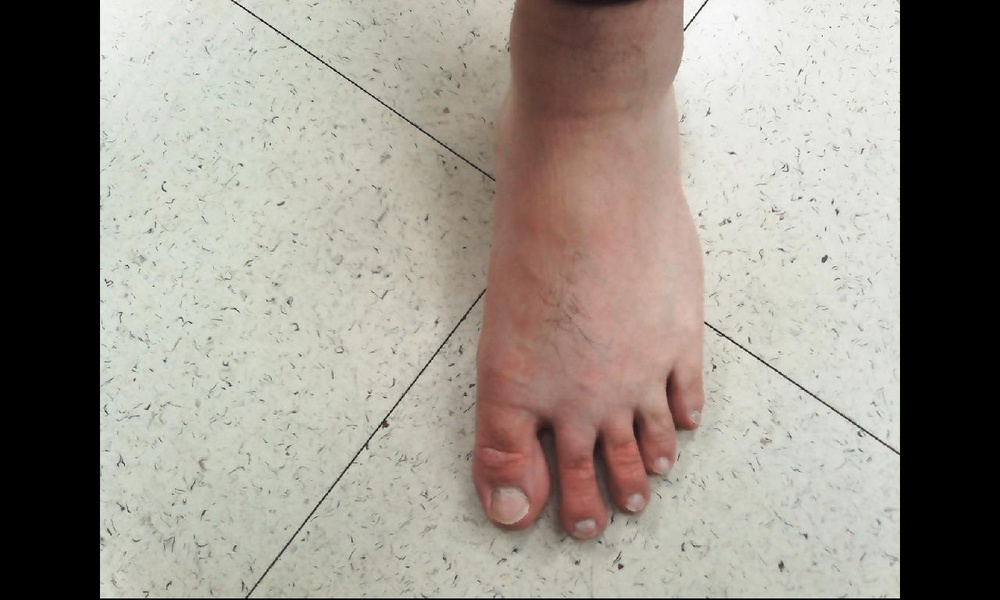
#> input picture foot_detection/image.jpg, 1000 x 600 px, shrunk from 1280 x 768 before the run, given in place of the camera
$ python good_features_to_track.py
#> lines starting #> are read from the running program, lines starting #| are printed output that depends on the picture; after the words box and inside, x2 and y2 are one past the last pixel; in counts of white or black regions, pixels touching at a corner belong together
import cv2
import numpy as np

if __name__ == '__main__':

    cap = cv2.VideoCapture(1,cv2.CAP_DSHOW)
    lower = np.array([0, 48, 80], dtype="uint8")
    upper = np.array([20, 255, 255], dtype="uint8")

    while True:
        _, frame = cap.read()
#> frame is the input picture: shape (600, 1000, 3); mean B, G, R 135.6, 144.6, 150.8
        # hsv 피부 영역 추출
        img_HSV = cv2.cvtColor(frame, cv2.COLOR_BGR2HSV)
#> img_HSV: shape (600, 1000, 3); mean H, S, V 22.9, 26.5, 152
        HSV_mask = cv2.inRange(img_HSV, (0, 5, 0), (17, 170, 255))
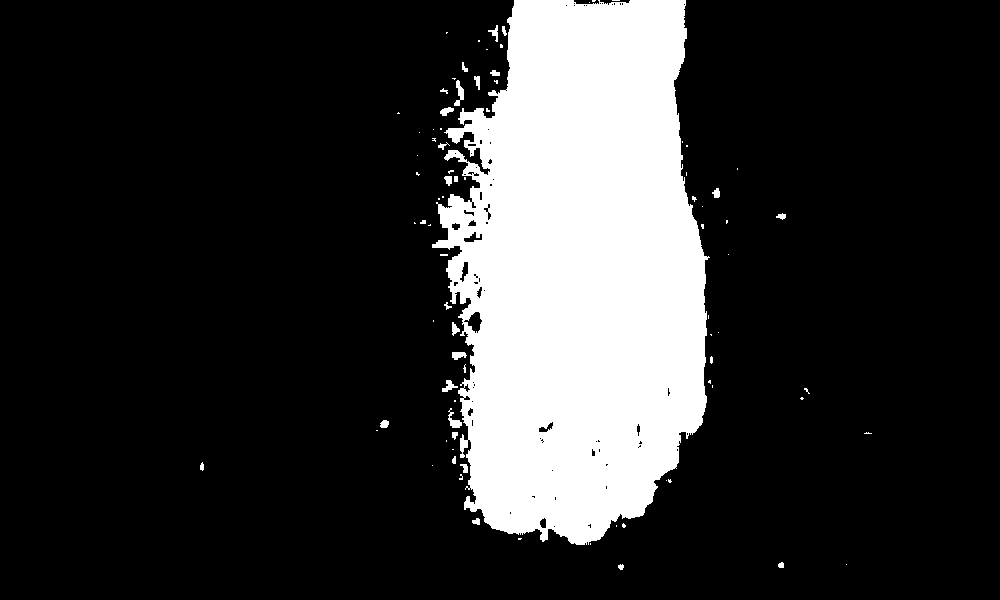
#> HSV_mask: shape (600, 1000); 19.2% white; 85 white regions (56 under 20 px), largest, box (x1, y1, x2, y2) and area: (432, 0, 710, 545) 113525, (454, 80, 464, 106) 127, (448, 408, 462, 428) 117
        HSV_mask = cv2.morphologyEx(HSV_mask, cv2.MORPH_OPEN, np.ones((3, 3), np.uint8))
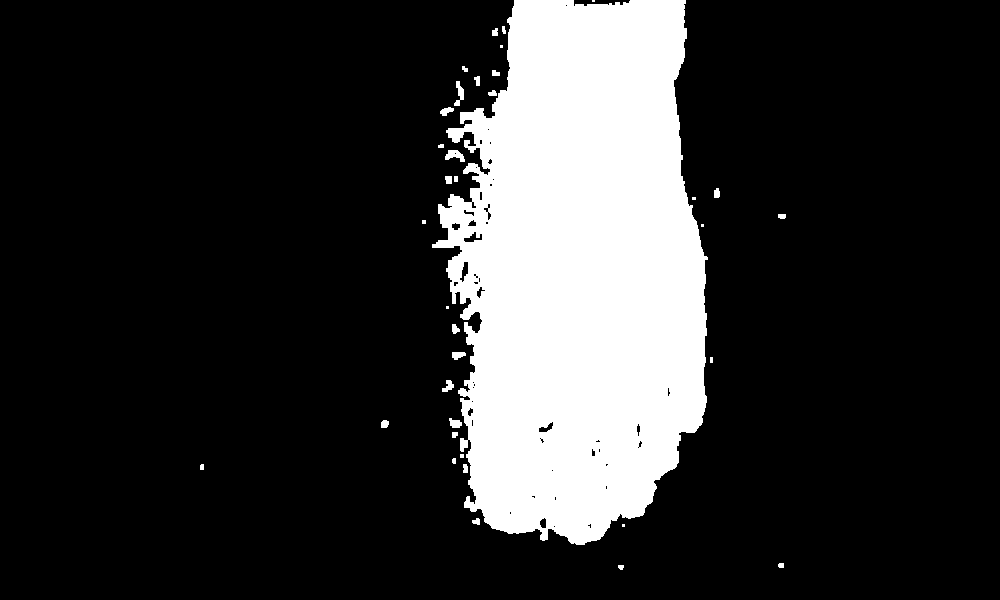
#> HSV_mask: shape (600, 1000); 19.1% white; 36 white regions (9 under 20 px), largest, box (x1, y1, x2, y2) and area: (432, 0, 708, 545) 112988, (445, 150, 465, 162) 142, (454, 81, 464, 106) 125

        # ycbcr 피부 영역 추출
        img_YCrCb = cv2.cvtColor(frame, cv2.COLOR_BGR2YCrCb)
#> img_YCrCb: shape (600, 1000, 3); mean of channels 0, 1, 2 145.4, 131.8, 122.4
        YCrCb_mask = cv2.inRange(img_YCrCb, (0, 135, 85), (255, 180, 135))
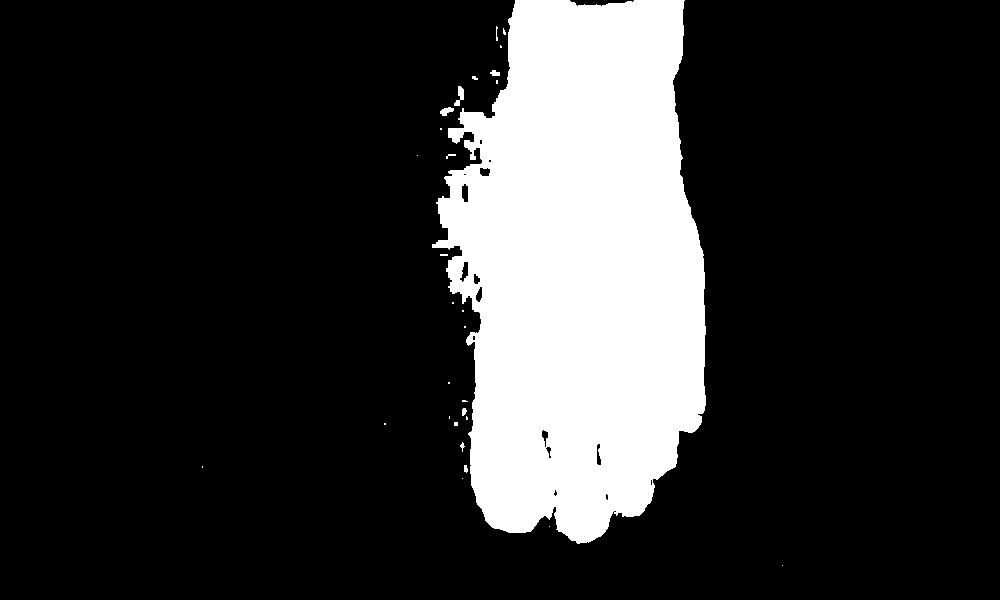
#> YCrCb_mask: shape (600, 1000); 18.7% white; 29 white regions (20 under 20 px), largest, box (x1, y1, x2, y2) and area: (432, 0, 706, 544) 111735, (454, 86, 464, 106) 101, (440, 107, 454, 116) 77
        YCrCb_mask = cv2.morphologyEx(YCrCb_mask, cv2.MORPH_OPEN, np.ones((3, 3), np.uint8))
#> YCrCb_mask: shape (600, 1000); 18.7% white; 10 white regions (3 under 20 px), largest, box (x1, y1, x2, y2) and area: (432, 0, 706, 544) 111618, (454, 86, 464, 106) 101, (440, 107, 454, 116) 77

        # and 연산으로 겹치는 것만 추출
        global_mask = cv2.bitwise_and(YCrCb_mask, HSV_mask)
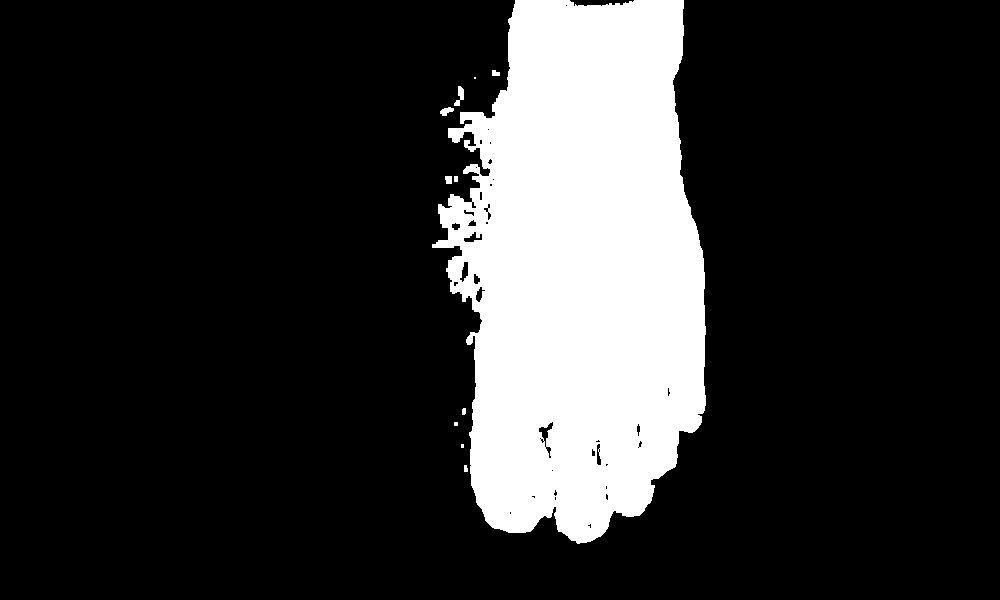
#> global_mask: shape (600, 1000); 18.5% white; 11 white regions (3 under 20 px), largest, box (x1, y1, x2, y2) and area: (432, 0, 706, 544) 110370, (454, 86, 464, 106) 101, (440, 107, 454, 116) 77
        global_mask = cv2.medianBlur(global_mask, 3)
#> global_mask: shape (600, 1000); 18.5% white; 10 white regions (2 under 20 px), largest, box (x1, y1, x2, y2) and area: (432, 0, 706, 544) 110502, (454, 86, 464, 106) 96, (440, 107, 454, 116) 75
        global_mask = cv2.morphologyEx(global_mask, cv2.MORPH_OPEN, np.ones((3, 3), np.uint8))
#> global_mask: shape (600, 1000); 18.5% white; 8 white regions (2 under 20 px), largest, box (x1, y1, x2, y2) and area: (433, 0, 706, 544) 110468, (455, 87, 464, 106) 92, (441, 107, 453, 116) 71, (445, 176, 452, 184) 48, (492, 71, 499, 76) 32, (462, 409, 466, 414) 20

        HSV_result = cv2.bitwise_not(HSV_mask)
        YCrCb_result = cv2.bitwise_not(YCrCb_mask)
        global_result = cv2.cvtColor(frame,cv2.COLOR_RGB2GRAY)
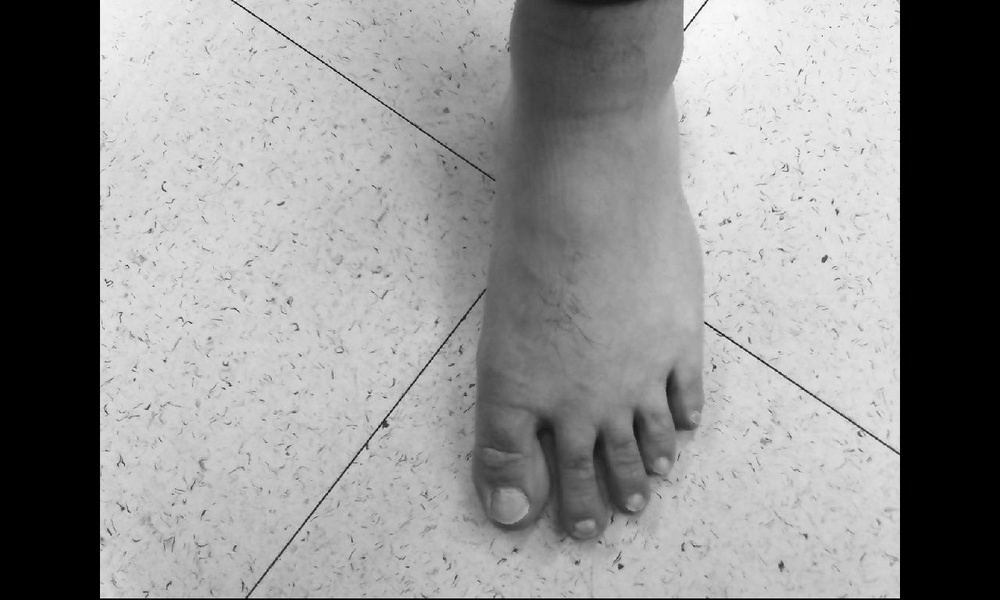
#> global_result: shape (600, 1000); min 0, max 254, mean 142.6

        global_mask = cv2.bitwise_not(global_mask)
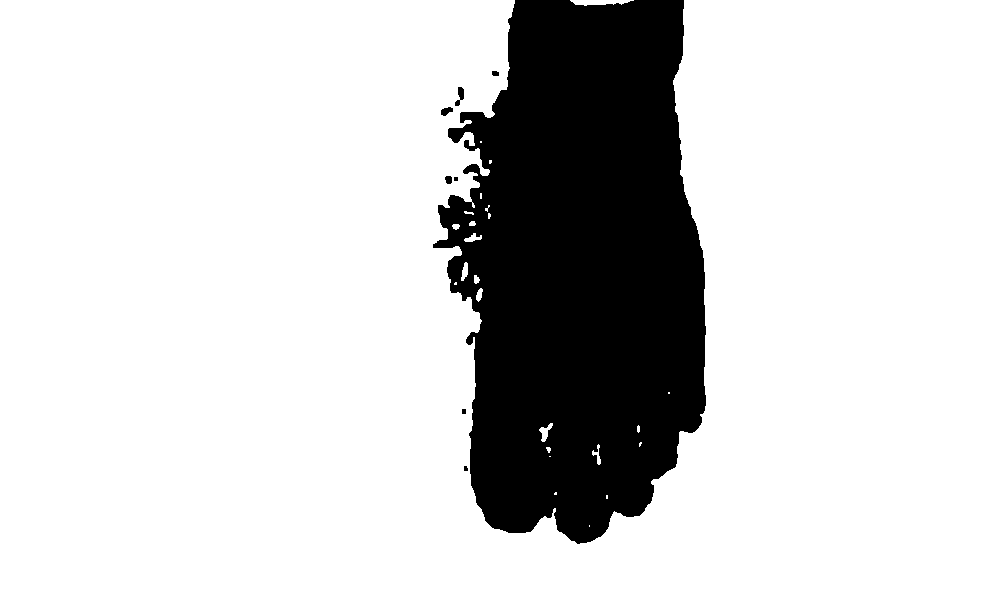
#> global_mask: shape (600, 1000); 81.5% white; 8 black regions (2 under 20 px), largest, box (x1, y1, x2, y2) and area: (433, 0, 706, 544) 110468, (455, 87, 464, 106) 92, (441, 107, 453, 116) 71, (445, 176, 452, 184) 48, (492, 71, 499, 76) 32, (462, 409, 466, 414) 20
        corners = cv2.goodFeaturesToTrack(global_result, 100, 0.01, 5, blockSize=3, useHarrisDetector=True, k=0.03)
#> corners = 100 rows, first 8: [899, 597], [100, 597], [899, 451], [249, 597], [684, 27], [705, 322], [715, 367], [200, 166]

        for i in corners:
            center=tuple(i[0])
            print(center)
            if global_mask[int(center[1])][int(center[0])]==0:
                cv2.circle(global_result, (int(center[0]),int(center[1])), 3, (0, 0, 255), 2)
#> this loop made 100 passes
#> center on passes 1 to 12: (899, 597), (100, 597), (899, 451), (249, 597), (684, 27), (705, 322), (715, 367), (200, 166), (494, 597), (280, 33), (230, 385), (773, 211)
#| (899.0, 597.0)
#| (100.0, 597.0)
#| (899.0, 451.0)
#| (249.0, 597.0)
#| (684.0, 27.0)
#| (705.0, 322.0)
#| (715.0, 367.0)
#| (200.0, 166.0)
#> (further printed lines are left out)

        cv2.imshow("dst", global_result)

        if cv2.waitKey(1) & 0xFF == ord("q"):
#> (key q is pressed here)
            break
cv2.waitKey(0)
cv2.destroyAllWindows()
